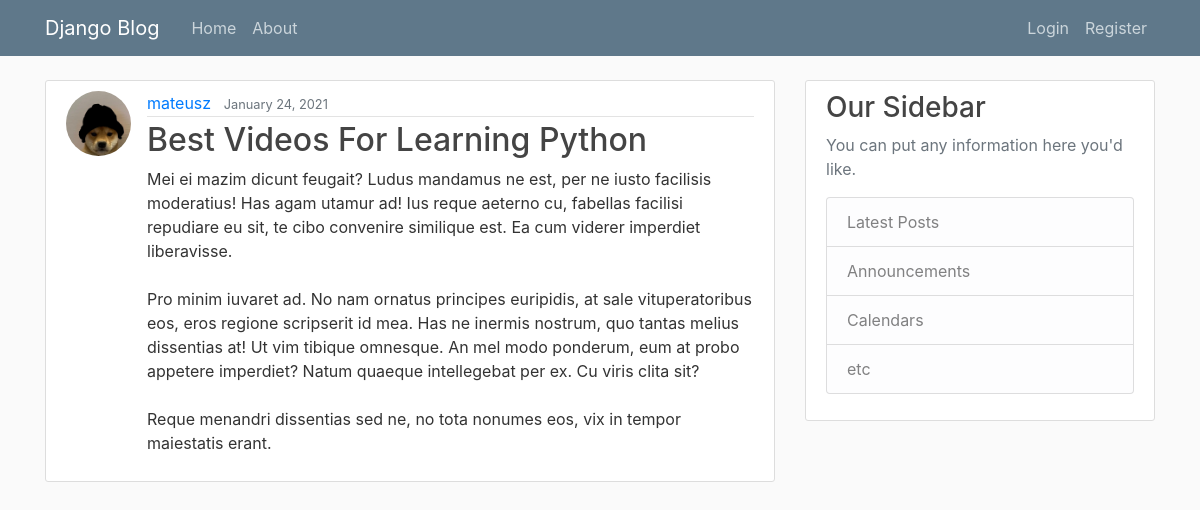
Screenshot of /post/32/ with the database file from the repository.
### blog/models.py (models this page shows, shortened)
class Post(models.Model):
    title = models.CharField(max_length=100)
    content = models.TextField()
    date_posted = models.DateTimeField(default=timezone.now)
    author = models.ForeignKey(User, on_delete=models.CASCADE)

### users/models.py (models this page shows, shortened)
class Profile(models.Model):
    user = models.OneToOneField(User, on_delete=models.CASCADE)
    image = models.ImageField(default='default.jpg', upload_to='profile_pics')

### blog/views.py (the view)
# urls.py: path('post/<int:pk>/', PostDetailView.as_view(), name='post-detail'),
class PostDetailView(DetailView):
    model = Post

### blog/templates/blog/post_detail.html (shortened to what this page needs)
{% extends "blog/base.html"%}
{% block content %}
    <article class="media content-section">
        <img class="rounded-circle article-img" src=" {{ object.author.profile.image.url }} ">
        <div class="media-body">
            <div class="article-metadata">
                <a class="mr-2" href="#">{{ object.author }}</a>
                <small class="text-muted">{{ object.date_posted|date:"F d, Y" }}</small>
            </div>
            <h2 class="article-title">{{ object.title }}</h2>
            <p class="article-content">{{ object.content }}</p>
        </div>
    </article>
{% endblock content %}

### blog/static/blog/main.css (style rules this page uses)
body { background: #fafafa; color: #333333; margin-top: 5rem; }
h1, h2, h3, h4, h5, h6 { color: #444444; }
.content-section { background: #ffffff; padding: 10px 20px; border: 1px solid #dddddd; border-radius: 3px; margin-bottom: 20px; }
.article-title { color: #444444; }
.article-content { white-space: pre-line; }
.article-img { height: 65px; width: 65px; margin-right: 16px; }
.article-metadata { padding-bottom: 1px; margin-bottom: 4px; border-bottom: 1px solid #e3e3e3 }

### rows the page displays
Post: author.profile.image (picture), author "mateusz", date_posted "January 24, 2021", title "Best Videos For Learning Python", content "Mei ei mazim dicunt feugait? Ludus mandamus ne est, per ne iusto facilisis moderatius! Has agam utamur ad! Ius reque aeterno cu, fabellas facilisi repudiare eu sit, te cibo convenire similique est. Ea cum viderer imperdiet liberavisse. Pro minim iuvaret ad. No nam ornatus principes euripidis, at sale vituperatoribus eos, eros regione scripserit id mea. Has ne inermis nostrum, quo tantas melius dissentias at! Ut vim tibique omnesque. An mel modo ponderum, eum at probo appetere imperdiet? Natum quaeque intellegebat per ex. Cu viris clita sit? Reque menandri dissentias sed ne, no tota nonumes eos, vix in tempor maiestatis erant."
